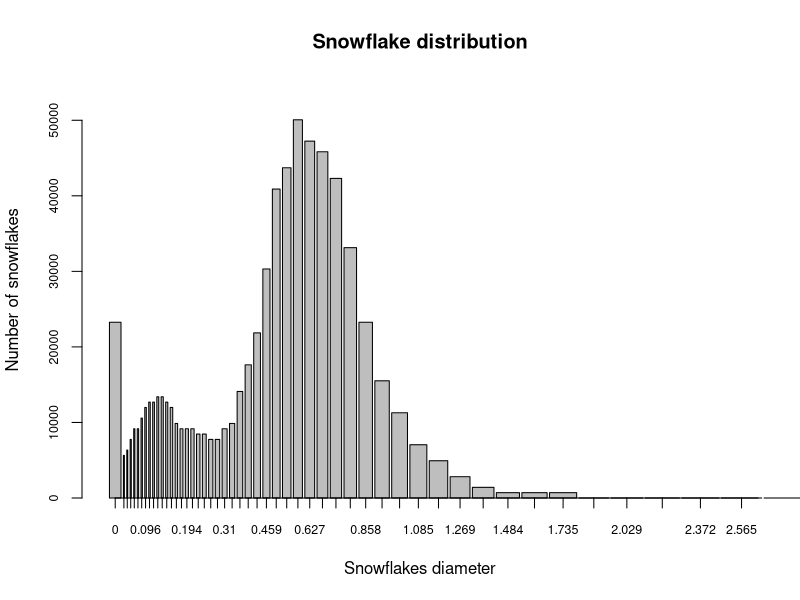
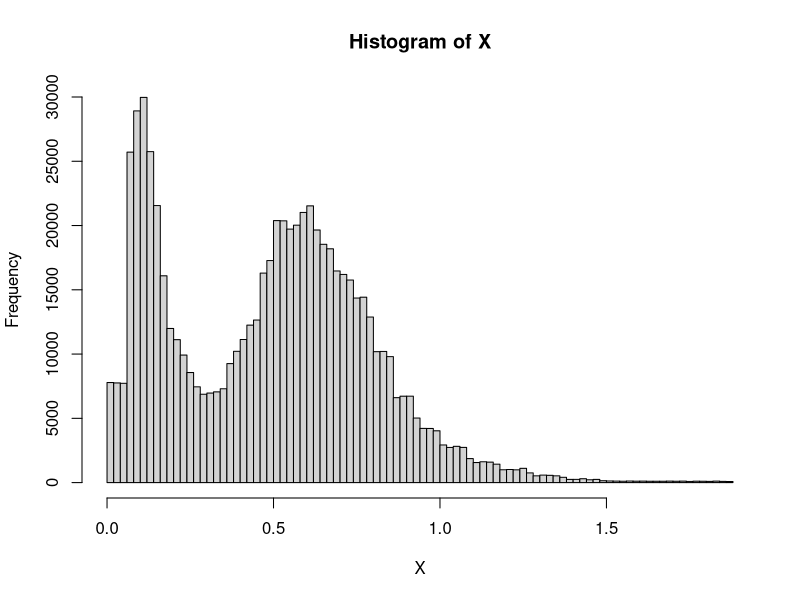
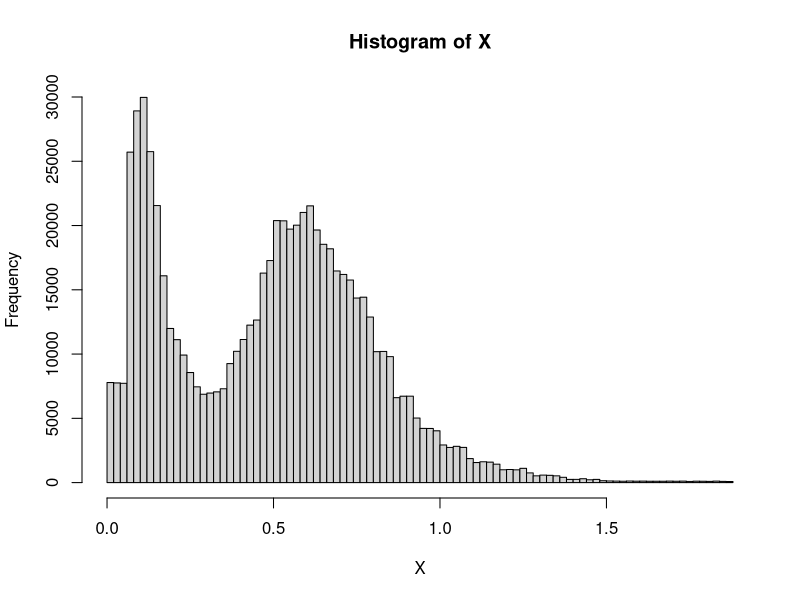
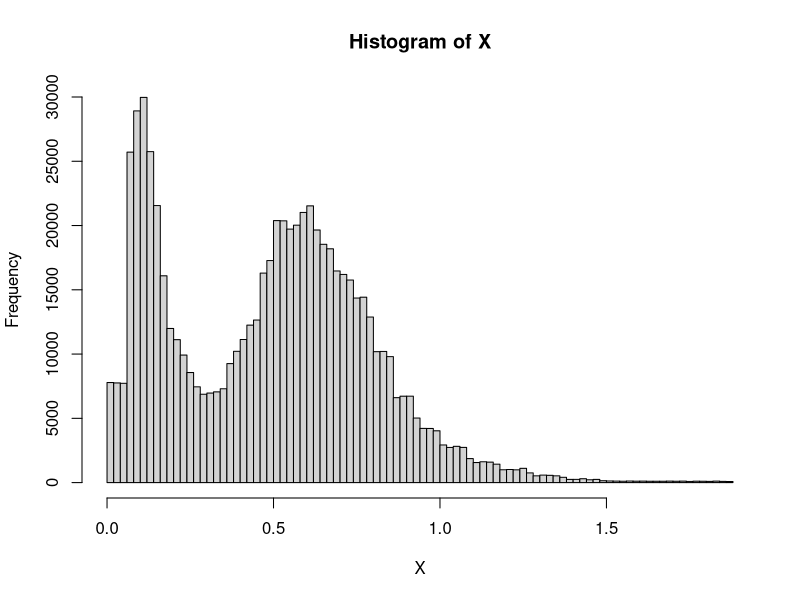
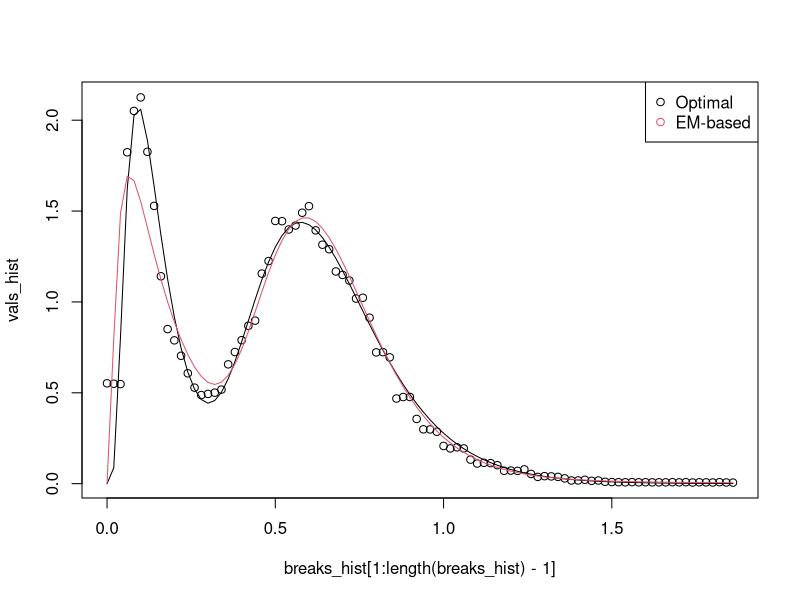

These charts were generated, in order, by the following R code: (Note: a time limit stopped this script after it produced the figures.)
library(readr)
snow_particles <- read_csv("1_snow_particles.csv")
n_bins <- length(snow_particles$startpoint)
snow_particles$endpoint[n_bins] <- snow_particles$endpoint[n_bins-1]+0.25

breakpoints <- c(snow_particles$startpoint[1],snow_particles$endpoint)

n_particules <- snow_particles$particles.detected[1] # 700k
snow_particles$n_snow_bin = round(0.01*snow_particles$particles.detected*snow_particles$retained....)

width <- rep(0,n_bins)
for (i in 1:n_bins){
  width[i] = snow_particles$endpoint[i]-snow_particles$startpoint[i]
}
bp <- barplot(height = snow_particles$n_snow_bin,
              width = width,
              xlim = c(breakpoints[1], breakpoints[length(breakpoints)]), 
              ylim = c(0, max(snow_particles$n_snow_bin) * 1.1), 
              xlab = "Snowflakes diameter", 
              ylab = "Number of snowflakes",
              main = "Snowflake distribution",
              cex.axis = 0.75,cex.names = 0.7)
axis(side=1, at =bp,label=snow_particles$startpoint,cex.axis = 0.75)


# Jittering

set.seed(42)
X = rep(0,n_particules)
count <- 0
for (i in 1:n_bins){
  if (snow_particles$n_snow_bin[i] != 0){
    start <- count+1
    end <- start+snow_particles$n_snow_bin[i]-1
    X[start:end] <- runif(snow_particles$n_snow_bin[i],snow_particles$startpoint[i],snow_particles$endpoint[i])
    count <- count + snow_particles$n_snow_bin[i]
  }else{
    print("done")
    print(i)
    break
  }
}

# check uniform dist for jittering
hist(X,breaks = 100)

################
# EM - algorithm
################

dmixnorm <- function(x, mu1, mu2, sigma1, sigma2, tau){
  y <- (1-tau)*dlnorm(x,meanlog=mu1,sdlog=sigma1) + tau*dlnorm(x,meanlog=mu2,sdlog=sigma2)
  return(y)
}

em_alg <- function(data){
  mu_1_hat = -2; # mean from the biggest bin - bump #1
  mu_2_hat = 0.1; # mean from the biggest bin - bump #2
  sigma_1_hat = 0.3;
  sigma_2_hat = 0.5;
  tau_hat = 0.6;
  N <- n_particules
  p <- dlnorm(data,meanlog=mu_2_hat,sdlog=sigma_2_hat)*tau_hat/dmixnorm(data,mu_1_hat, mu_2_hat, sigma_1_hat, sigma_2_hat, tau_hat)
  l_old <- Inf
  l <- sum((1-tau_hat)*dlnorm(data,meanlog=mu_1_hat,sdlog=sigma_1_hat) + tau_hat*dlnorm(data,meanlog=mu_2_hat,sdlog=sigma_2_hat))
  while (abs(l-l_old)>0.01){
    tau_hat <- sum(p)/N
    mu_1_hat <- sum((1-p)*log(data))/sum(1-p)
    mu_2_hat <- sum(p*log(data))/sum(p)
    sigma_1_hat <- sqrt(sum((1-p)*(log(data)-mu_1_hat)^2)/sum(1-p))
    sigma_2_hat <- sqrt(sum(p*(log(data)-mu_2_hat)^2)/sum(p))
    
    p <- dlnorm(data,meanlog=mu_2_hat,sdlog=sigma_2_hat)*tau_hat/dmixnorm(data, mu_1_hat, mu_2_hat, sigma_1_hat, sigma_2_hat, tau_hat)
    l_old <- l
    l <- sum((1-tau_hat)*dlnorm(data,meanlog=mu_1_hat,sdlog=sigma_1_hat) + tau_hat*dlnorm(data,meanlog=mu_2_hat,sdlog=sigma_2_hat))
  }
  return(c(mu_1_hat,mu_2_hat,sigma_1_hat,sigma_2_hat,tau_hat))
}

init_vals <- em_alg(X)
init_vals
##############
# Optimization
##############

# Functions to get neg_likelihood

# cdf of bilog_likelihood
pmixnorm <- function(x,mu1,mu2,sigma1,sigma2,tau){
  y <- (1-tau)*plnorm(x,meanlog=mu1,sdlog=sigma1) + tau*plnorm(x,meanlog=mu2,sdlog=sigma2)
  return(y)
}

neg_loglikelihood <- function(par,data){
  # par = mu1,mu2,sigma1,sigma2,tau
  mu1<- par[1]
  mu2 <- par[2]
  sigma1 <- par[3]
  sigma2 <- par[4]
  tau <- par[5]
  y <- 0
  for (i in 1:n_bins) { # data = snow_particles
    y <- y + data$n_snow_bin[i]*log(pmixnorm(data$endpoint[i],mu1,mu2,sigma1,sigma2,tau)-pmixnorm(data$startpoint[i],mu1,mu2,sigma1,sigma2,tau))
  }
  return(-y)
}

# optimizing from EM points
theta_hat <- optim(init_vals,neg_loglikelihood,data = snow_particles)

theta_hat$par

expected_val_1 <- exp(theta_hat$par[1]+theta_hat$par[3]^2/2)
print(expected_val_1)
expected_val_2 <- exp(theta_hat$par[2]+theta_hat$par[4]^2/2)
print(expected_val_2)
std_var_1 <- sqrt((exp(theta_hat$par[3]^2)-1)*exp(2*theta_hat$par[1]+theta_hat$par[3]^2))
print(std_var_1)
std_var_2 <- sqrt((exp(theta_hat$par[4]^2)-1)*exp(2*theta_hat$par[2]+theta_hat$par[4]^2))
print(std_var_2)
tau_opt <- theta_hat$par[5]
print(tau_opt)

##########
# Plotting
##########

vals_hist <- unlist(hist(X,breaks = 100)["density"])
breaks_hist <- unlist(hist(X,breaks = 100)["breaks"])
vals <- sapply(breaks_hist[1:length(breaks_hist)-1],dmixnorm,
               mu1=theta_hat$par[1], mu2=theta_hat$par[2], 
               sigma1=theta_hat$par[3], sigma2=theta_hat$par[4], 
               tau=theta_hat$par[5])

vals_em <- sapply(breaks_hist[1:length(breaks_hist)-1],dmixnorm,
                  mu1=init_vals[1], mu2=init_vals[2], 
                  sigma1=init_vals[3], sigma2=init_vals[4], 
                  tau=init_vals[5])
# PLOT EM VALS pdf
plot(breaks_hist[1:length(breaks_hist)-1],vals_hist)
lines(x=breaks_hist[1:length(breaks_hist)-1],y=vals,type="l")
lines(x=breaks_hist[1:length(breaks_hist)-1],y=vals_em,type="l",col=2)
legend("topright", legend = c("Optimal","EM-based"), col=1:2, pch=1) # optional legend

##################################
# LAST-STEP | Parametric bootstrap
##################################

# H_0 : diameters follow this bi-log normal distribution

# 1) Utiliser X jitter and resample uniformly from X_jitter - X^b_jit
# 2) refaire le dataset pour avoir les nouveaux binnings -> avoir les start et end pareil mais juste changer les # elems
# 3) Rerun the EM algorithm and the optimization step on the X^b_jit 
# donc le f^b est la nouvelle phi binned avec le X^b_jit comparé à l'autre partie
# 4) On récupère nos estimateurs lambda_b hat

# 5) on calcule T*_b comme le suprémum et on le stock dans un array de taille B
# - Repeat 1 to 5 B times
# compute p-val and check whether it is high enough

# Helper functions
count_bins <- function(X, data){
  counts <- rep(0,n_bins)
  for (i in 1:n_bins){
    start <- data$startpoint[i]
    end <- data$endpoint[i]
    counts[i] <- sum(start <= X & X <= end)
  }
  return(counts)
}

#obj_func <- function(x, data) {
#  Fn <- ecdf(data[[1]])(x)
#  ecdf_diff <- abs(Fn - pmixnorm(x,mu1=data[[2]]$par[1],mu2=data[[2]]$par[2],sigma1=data[[2]]$par[3],sigma2=data[[2]]$par[4],tau=data[[2]]$par[5]))
#  return(-ecdf_diff) # maximize the absolute difference
#}

B <- 20
data <- snow_particles[c("startpoint","endpoint","n_snow_bin")]
T_list <- numeric(B)
x_eval <- seq(from=0,to=snow_particles$endpoint[n_bins],length.out=1000) # creating breakpoints
Fn <- ecdf(X)
Fn_values <- Fn(x_eval) # values at left breakpoint
F_hat_values <- sapply(x_eval,pmixnorm,
                       mu1=theta_hat$par[1], mu2=theta_hat$par[2], 
                       sigma1=theta_hat$par[3], sigma2=theta_hat$par[4], 
                       tau=theta_hat$par[5])
abs_err <- abs(Fn_values-F_hat_values)
abs_err_max <- abs_err[which.max(abs_err)]
T_ <- abs_err_max
T_
for (b in 1:B) {
  # 1) Resampling from jittering
  X_b <- sample(X,n_particules,replace = T)
    
  # 2) Updating the binning dataset from new X_b
  counts <- count_bins(X_b,data)
  data$n_snow_bin = counts
    
  # 3) Re-running the em algorithm 
  init_val_X_b <- em_alg(X_b)
  print(b)
  
  # 4) Getting the best param estimators by optimizing the new neg_loglikelihood
  opt_X_b <- optim(init_val_X_b,neg_loglikelihood,data=data)
  # 5) Computing T*
  Fn <- ecdf(X_b)
  Fn_values <- Fn(x_eval) # values at left breakpoint
  F_hat_values <- sapply(x_eval,pmixnorm,
                    mu1=opt_X_b$par[1], mu2=opt_X_b$par[2], 
                    sigma1=opt_X_b$par[3], sigma2=opt_X_b$par[4], 
                    tau=opt_X_b$par[5])
  abs_err <- abs(Fn_values-F_hat_values)
  abs_err_max <- abs_err[which.max(abs_err)]
  T_list[b] <- abs_err_max
}

p_val = 1/(B+1)*(1+sum(T_<=T_list))
p_val
